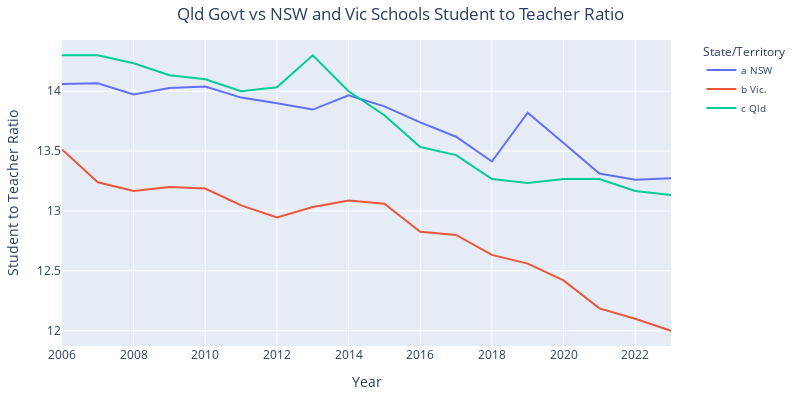

Source (notebook cell):
### Code cell
import plotly.express as px
fig = px.line(
    year_avg, 
    x='Year', 
    y='Ratio', 
    color='State/Territory', 
    title='Qld Govt vs NSW and Vic Schools Student to Teacher Ratio'
)

# Adjusting the layout for a more condensed graph
fig.update_layout(
    title={'text': 'Qld Govt vs NSW and Vic Schools Student to Teacher Ratio', 'x': 0.5},
    legend=dict(
        x=1.05,
        y=1,
        traceorder='normal',
        font=dict(size=10),
        bgcolor='rgba(255, 255, 255, 0.5)'
    ),
    margin=dict(l=40, r=40, t=40, b=40),
    width=800,
    height=400,
    xaxis_title='Year',
    yaxis_title='Student to Teacher Ratio'
)

# Show the figure
fig.show()

### Figure 1 — Plotly figure (JSON) as saved in the notebook; plotly's stock layout.template omitted (floating-point values rounded to 4 significant figures)
{"data": [{"hovertemplate": "State/Territory=a NSW<br>Year=%{x}<br>Ratio=%{y}<extra></extra>", "legendgroup": "a NSW", "line": {"color": "#636efa", "dash": "solid"}, "marker": {"symbol": "circle"}, "mode": "lines", "name": "a NSW", "orientation": "h", "showlegend": true, "type": "scatter", "x": [2006, 2007, 2008, 2009, 2010, 2011, 2012, 2013, 2014, 2015, 2016, 2017, 2018, 2019, 2020, 2021, 2022, 2023], "xaxis": "x", "y": [14.06, 14.07, 13.97, 14.03, 14.04, 13.95, 13.9, 13.85, 13.97, 13.87, 13.74, 13.62, 13.41, 13.82, 13.57, 13.31, 13.26, 13.27], "yaxis": "y"}, {"hovertemplate": "State/Territory=b Vic.<br>Year=%{x}<br>Ratio=%{y}<extra></extra>", "legendgroup": "b Vic.", "line": {"color": "#EF553B", "dash": "solid"}, "marker": {"symbol": "circle"}, "mode": "lines", "name": "b Vic.", "orientation": "h", "showlegend": true, "type": "scatter", "x": [2006, 2007, 2008, 2009, 2010, 2011, 2012, 2013, 2014, 2015, 2016, 2017, 2018, 2019, 2020, 2021, 2022, 2023], "xaxis": "x", "y": [13.51, 13.24, 13.17, 13.2, 13.19, 13.05, 12.95, 13.03, 13.09, 13.06, 12.83, 12.8, 12.63, 12.56, 12.42, 12.19, 12.1, 12.0], "yaxis": "y"}, {"hovertemplate": "State/Territory=c Qld<br>Year=%{x}<br>Ratio=%{y}<extra></extra>", "legendgroup": "c Qld", "line": {"color": "#00cc96", "dash": "solid"}, "marker": {"symbol": "circle"}, "mode": "lines", "name": "c Qld", "orientation": "h", "showlegend": true, "type": "scatter", "x": [2006, 2007, 2008, 2009, 2010, 2011, 2012, 2013, 2014, 2015, 2016, 2017, 2018, 2019, 2020, 2021, 2022, 2023], "xaxis": "x", "y": [14.3, 14.3, 14.23, 14.13, 14.1, 14, 14.03, 14.3, 14, 13.8, 13.53, 13.47, 13.27, 13.23, 13.27, 13.27, 13.17, 13.13], "yaxis": "y"}], "layout": {"height": 400, "legend": {"bgcolor": "rgba(255, 255, 255, 0.5)", "font": {"size": 10}, "title": {"text": "State/Territory"}, "tracegroupgap": 0, "traceorder": "normal", "x": 1.05, "y": 1}, "margin": {"b": 40, "l": 40, "r": 40, "t": 40}, "title": {"text": "Qld Govt vs NSW and Vic Schools Student to Teacher Ratio", "x": 0.5}, "width": 800, "xaxis": {"anchor": "y", "autorange": true, "domain": [0, 1], "range": [2006, 2023], "title": {"text": "Year"}, "type": "linear"}, "yaxis": {"anchor": "x", "autorange": true, "domain": [0, 1], "range": [11.87, 14.43], "title": {"text": "Student to Teacher Ratio"}, "type": "linear"}}}
